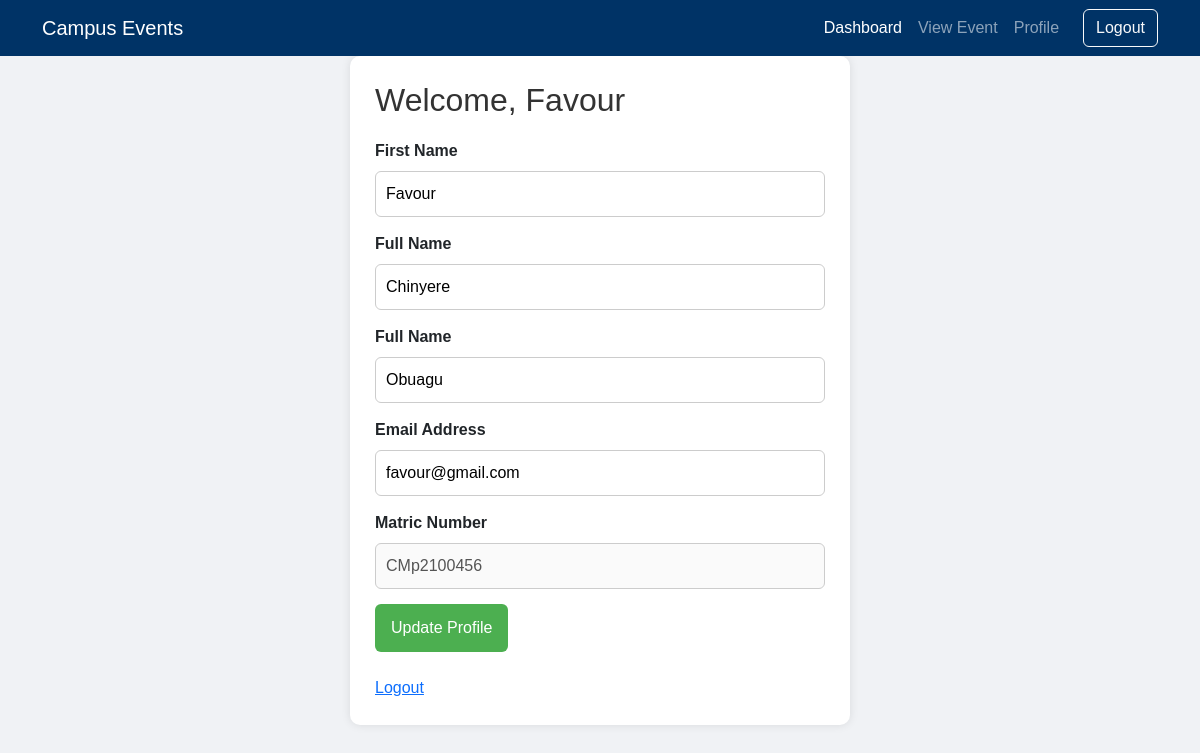
Page /profile.php (signed in) on the committed database.
### tables this page shows
CREATE TABLE `users` (
  `id` int(11) NOT NULL,
  `firstname` varchar(30) NOT NULL,
  `middlename` text NOT NULL,
  `lastname` varchar(30) NOT NULL,
  `matric` varchar(10) NOT NULL,
  `department` varchar(100) NOT NULL,
  `faculty` varchar(100) NOT NULL,
  `email` varchar(100) NOT NULL,
  `phone` varchar(15) NOT NULL,
  `hashed_password` varchar(100) NOT NULL,
  `created_at` timestamp NOT NULL DEFAULT current_timestamp()
);

### profile.php (the view, shortened to what this page needs)
<?php
include("connections.php");
$user_id = $_SESSION['user_id'];
$query = "SELECT firstname,middlename, lastname, matric, email FROM users WHERE id = ?";
$stmt = $conn->prepare($query);
$stmt->bind_param("i", $user_id);
$stmt->execute();
$result = $stmt->get_result();
$user = $result->fetch_assoc();
?>
<!DOCTYPE html>
<html lang="en">
<head>
  <link href="https://cdn.jsdelivr.net/npm/bootstrap@5.3.0/dist/css/bootstrap.min.css" rel="stylesheet">
</head>
<body>
  <nav class="navbar navbar-expand-lg navbar-dark">
    <div class="container">
      <a class="navbar-brand" href="student.php">Campus Events</a>
      <div class="collapse navbar-collapse justify-content-end" id="navbarNav">
        <ul class="navbar-nav me-3">
          <li class="nav-item">
            <a class="nav-link active" href="student.php">Dashboard</a>
          </li>
          <li class="nav-item">
            <a class="nav-link" href="viewevent.php">View Event</a>
          </li>
          <li class="nav-item">
            <a class="nav-link" href="profile.php">Profile</a>
          </li>
        </ul>
        <a href="logout.php" class="btn btn-outline-light">Logout</a>
      </div>
    </div>
  </nav>
    <div class="profile-container">
        <h2>Welcome, <?php echo htmlspecialchars($user['firstname']); ?></h2>
        <form method="post" action="">
            <label for="firstname">First Name</label>
            <input type="text" name="firstname" value="<?php echo htmlspecialchars($user['firstname']); ?>" required>
            <label for="middlename">Full Name</label>
            <input type="text" name="middlename" value="<?php echo htmlspecialchars($user['middlename']); ?>" required>
            <label for="lastname">Full Name</label>
            <input type="text" name="lastname" value="<?php echo htmlspecialchars($user['lastname']); ?>" required>
            <label for="email">Email Address</label>
            <input type="email" name="email" value="<?php echo htmlspecialchars($user['email']); ?>" required>
            <label>Matric Number</label>
            <input type="text" value="<?php echo htmlspecialchars($user['matric']); ?>" disabled>
            <button type="submit">Update Profile</button>
        </form>
        <br>
        <a href="logout.php">Logout</a>
    </div>
</body>
</html>

### profile.php (style rules this page uses)
body { font-family: Arial, sans-serif; background: #f0f2f5; margin: 0; }
.navbar { background-color: #003366; }
.navbar-brand, .nav-link, .btn-outline-light { font-weight: 500; }
.profile-container { background: #fff; padding: 25px; border-radius: 10px; max-width: 500px; margin: auto; box-shadow: 0 0 10px rgba(0,0,0,0.1); }
h2 { margin-bottom: 20px; color: #333; }
label { font-weight: bold; }
input[type="text"], input[type="email"] { width: 100%; padding: 10px; margin: 8px 0 15px; border: 1px solid #ccc; border-radius: 6px; }
button { background-color: #4CAF50; color: white; padding: 12px 16px; border: none; border-radius: 6px; cursor: pointer; }

### rows in the picture
users: firstname "Favour", middlename "Chinyere", lastname "Obuagu", email "favour@gmail.com", matric "CMp2100456"
